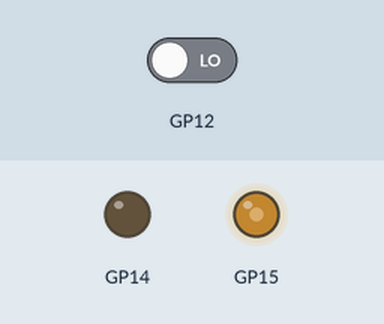
This program was run on a simulated Raspberry Pi Pico running MicroPython. Parts: output pins drawn as LEDs (lit = HIGH). The test bench sets the inputs (shaded band); at power-on: GP12 LOW. What the program prints to the serial console is not drawn.

Above: at 37.9 s.
Timing chart, 0 to 40.0 s (numbered marks = the images above):
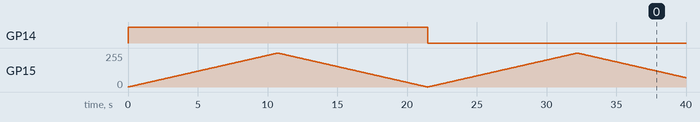

The program:

encoded_motor_driver.py
```python
from machine import Pin
from motor_driver import MotorDriver

class EncodedMotorDriver(MotorDriver):
    def __init__(self,
        dir_pin_id: int,
        pwm_pin_id: int,
        enca_pin_id: int,
        encb_pin_id: int,
    ) -> None:
        super().__init__(dir_pin_id, pwm_pin_id)
        self.ENCA_PIN = Pin(enca_pin_id, Pin.IN, Pin.PULL_DOWN)
        self.ENCA_PIN.irq(trigger=Pin.IRQ_RISING, handler=self.inc_enca_counts)
        self.ENCB_PIN = Pin(encb_pin_id, Pin.IN, Pin.PULL_DOWN)
        # Variables
        self.enca_counts = 0

    def inc_enca_counts(self, pin):
        if self.ENCB_PIN.value():
            self.enca_counts += 1
        else:
            self.enca_counts -= 1


if __name__ == "__main__":
    machine.freq(240_000_000)
    from time import sleep
    # m = EncodedMotorDriver(16, 17, 18, 19)  # left
    m = EncodedMotorDriver(14, 15, 12, 13)  # right
    for dc in range(0, 65536, 64):
        m.forward(dc)
        print(f"f- dutycycle: {dc}, enca counts: {m.enca_counts}")
        sleep(0.01)
    for dc in reversed(range(0, 65536, 64)):
        m.forward(dc)
        print(f"f- dutycycle: {dc}, enca counts: {m.enca_counts}")
        sleep(0.01)
    for dc in range(0, 65536, 64):
        m.backward(dc)
        print(f"b- dutycycle: {dc}, enca counts: {m.enca_counts}")
        sleep(0.01)
    for dc in reversed(range(0, 65536, 64)):
        m.backward(dc)
        print(f"b- dutycycle: {dc}, enca counts: {m.enca_counts}")
        sleep(0.01)
    print("STOP!")
    m.stop()
    print(f"Working CPU freq: {machine.freq()}")
    machine.freq(125_000_000)
    print(f"Rest CPU freq: {machine.freq()}")
```

motor_driver.py
```python
from machine import Pin, PWM

class MotorDriver:
    def __init__(self, dir_pin_id: int, pwm_pin_id: int) -> None:
        self.DIR_PIN = Pin(dir_pin_id, Pin.OUT)
        self.PWM_PIN = PWM(Pin(pwm_pin_id))
        self.PWM_PIN.freq(1000)

    def forward(self, dutycycle: int):
        assert 0<=dutycycle<=65535
        self.DIR_PIN.value(1)
        self.PWM_PIN.duty_u16(dutycycle)

    def backward(self, dutycycle: int):
        assert 0<=dutycycle<=65535
        self.DIR_PIN.value(0)
        self.PWM_PIN.duty_u16(dutycycle)

    def stop(self):
        self.PWM_PIN.duty_u16(0)


if __name__ == "__main__":
    from time import sleep
    # m = MotorDriver(16, 17)  # left
    m = MotorDriver(14, 15)  # right
    for dc in range(0, 65536, 64):
        m.forward(dc)
        print(f"forward: {dc}")
        sleep(0.01)
    for dc in reversed(range(0, 65536, 64)):
        m.forward(dc)
        print(f"forward: {dc}")
        sleep(0.01)
    for dc in range(0, 65536, 64):
        m.backward(dc)
        print(f"backward: {dc}")
        sleep(0.01)
    for dc in reversed(range(0, 65536, 64)):
        m.backward(dc)
        print(f"backward: {dc}")
        sleep(0.01)
    print("STOP!")
    m.stop()
```

Measured:
- by itself, GP14: LOW → HIGH at 0.00 s, → LOW 21.5 s later
